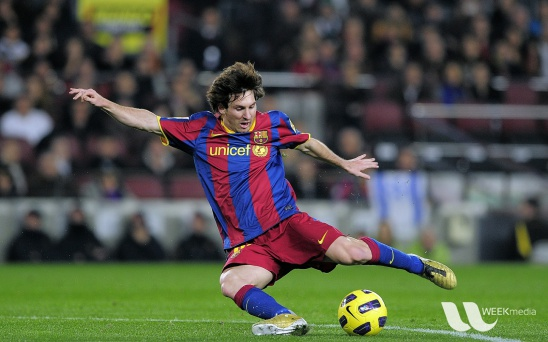
#> input picture data/messi5.jpg, 548 x 342 px
$ jupyter execute 9_canny_edge_detection.ipynb
#> lines starting #> are read from the running program, lines starting #| are printed output that depends on the picture; after the words box and inside, x2 and y2 are one past the last pixel; in counts of white or black regions, pixels touching at a corner belong together
# Exercise 9: Canny Edge Detection

https://docs.opencv.org/4.5.1/da/d22/tutorial_py_canny.html
https://opencv-python-tutroals.readthedocs.io/en/latest/py_tutorials/py_imgproc/py_canny/py_canny.html

In this exercise you will learn about:
- The concept of Canny Edge Detection.
- The OpenCV function [cv.Canny()](https://docs.opencv.org/4.5.1/dd/d1a/group__imgproc__feature.html#ga04723e007ed888ddf11d9ba04e2232de).

As a first step, let's import the python modules we need.

[cell 1]
import cv2 as cv
import numpy as np
import matplotlib.pyplot as plt

## Theory

[Canny Edge Detection](https://en.wikipedia.org/wiki/Canny_edge_detector) is a popular edge detection algorithm, developed by John F. Canny in 1986.

It is a multi-stage algorithm, operating on grayscale images, divided into four steps.

### 1. Noise Reduction

<p>

Since edge (gradient) detection is susceptible to noise in the image, the first step is to remove the noise in the image (i.e. smooth/blur the image) with a 5x5 Gaussian kernel (filter), e.g.:

$$
K = \frac{1}{273}

\begin{bmatrix}
1 & 4 & 7 & 4 & 1\\
4 & 16 & 26 & 16 & 4\\
7 & 26 & 41 & 26 & 7\\
4 & 16 & 26 & 16 & 4\\
1 & 4 & 7 & 4 & 1
\end{bmatrix}
$$

The size of the kernel determines the degree of smoothing (blurring) in the image:
- larger kernel => more smoothing
- smaller kernel => less smoothing.
</p>

### 2. Finding Intensity Gradients in the Image

<p>

The smoothed image $f$ is then filtered with a Sobel kernel in both the horizontal ($x$) and vertical ($y$) directions to get the first derivative in the horizontal direction ($\frac{\partial f}{\partial x}$) and the vertical direction ($\frac{\partial f}{\partial y}$), e.g.:

$$
K_x =

\begin{bmatrix}
-1 & 0 & 1 \\
-2 & 0 & 2 \\
-1 & 0 & 1
\end{bmatrix}

\quad \& \quad

K_y =

\begin{bmatrix}
-1 & -2 & -1 \\
0 & 0 & 0 \\
1 & 2 & 1
\end{bmatrix}
$$

Imagine sliding the $K_x$ kernel, from left to right, over a vertical black edge as in the figure to the right. The Sobel kernel carries out a first order discrete differentiation, but actually does a little smoothing too, so let's just consider the bottom row in the $K_x$ kernel to make the example easier, i.e. we are sliding $ \begin{bmatrix} -1 & 0 & -1 \end{bmatrix} $ from left to right over the vertical black edge. The kernel will move from white-to-black-to-white (255-to-0-to-255), as shown in the middle picture.

If you compute the weighted sum of the kernel with the image's pixels, you can convince yourself that the first order derivative will look something like the rightmost picture (but will of course be discrete, not continuous). The same reasoning can be applied when sliding the $K_y$ kernel from top to bottom over a horizontal black line (which computes the partial derivative of the image with respect to the y direction).

From these two filtered images, we can find the edge gradient, magnitude and direction (angle) for each pixel as follows:

$$
\nabla f = \left[ \frac{\partial f}{\partial x}, \frac{\partial f}{\partial y} \right],

\quad

||\nabla f|| = \sqrt{ \left( \frac{\partial f}{\partial x} \right) ^2 + \left( \frac{\partial f}{\partial y} \right) ^2 },

\quad

\angle \nabla f = \theta = tan^{−1} \left( \frac{ \frac{\partial f}{\partial y} }{ \frac{\partial f}{\partial x} } \right)
$$

The gradient direction is always perpendicular to the edges, and is rounded to one of four angles representing the vertical, horizontal and two diagonal directions.

</p>

### 3. Non-maximum Suppression

<p>

After getting the gradient magnitude and direction, a full scan of the image is done to remove any pixels that may not constitute an edge. This is done by looping through every pixel, checking if it's a local maximum in its neighborhood in the direction of the gradient, and if not, setting the pixel's value to zero.

This is illustrated in the figure to the right, where the left orange arrow represents the gradient (with an angle of $\pi$ radians or 180 degrees) for the center pixel (highlighted in red), why the center pixel is compared to the white and black pixels to the left and right respectively, and since the left pixel has a higher intensity (white) than the center pixel (gray), the center pixel's intensity will be set to zero.

This is also shown in the left figure below, where point A is on a vertical edge. The gradient direction is normal (90 degrees perpendicular) to the edge. Point B and C are in the gradient direction (i.e. lie on the gradient arrow), and within the neighbourhood (1 pixel in any direction) of A. Therefore, the intensity of point A is compared with the intensities of point B and C, to see if point A is a local maximum (i.e. if A has higher intensity that B and C). If so, point A is considered for next step below, otherwise, it is suppressed (i.e. its intensity value is set to 0).

In other words, this supresses non-maximum pixels along an edge, hence the name "non-maximum supression". The result you get is a binary image with "thin edges". The right figure below illustrates this, where non-maximum supression eliminates the three rightmost candidate edges, and keeps the leftmost edge (as the "true edge").

</p>

### 4. Hysteresis Thresholding

<p>

This step determines which candidate edges are really edges and which are not. In order to do this, we need two threshold values, $low$ and $high$. Any edge with an intensity above or equal to the $high$ threshold, is a "sure-edge", and any edge below the $low$ threshold is a "non-edge", and therefore discarded. Any edge that lies between the $low$ and $high$ thresholds, is classified as an "edge" or "non-edge" based on its connectivity with other edges, i.e. if it is connected to a "sure-edge" pixel, it is considered to be part of an edge, otherwise, it is discarded.

In the figure to the right, edges A and B are above the $high$ threshold, and are therefore considered "sure-edges". Edge D is below the $low$ threshold, why it is considered a "non-edge", and is discarded. Edge E is between the $low$ and $high$ thresholds, but not connected to any "sure-edge", so it is discarded. Edge C is also between the $low$ and $high$ thresholds, but is connected to a "sure-edge" (edge B), so it is considered a valid edge.

From the example, it is obvious that we need to select good values for the $low$ and $high$ thresholds to get the correct result. This step will also remove noise pixels on the assumption that edges are long lines.

By applying the the Canny edge detection algorithm to an image, we end up with the strong edges in the image.
</p>

## Canny Edge Detection in OpenCV

OpenCV puts all the above in single function [cv.Canny()](https://docs.opencv.org/4.5.1/dd/d1a/group__imgproc__feature.html#ga04723e007ed888ddf11d9ba04e2232de).

`cv.Canny(image, threshold1, threshold2[, edges[, apertureSize[, L2gradient]]]) -> edges`
- `image` is the 8-bit input image.
- `threshold1` is the $low$ threshold value for the hysteresis procedure.
- `threshold2` is the $high$ threshold value for the hysteresis procedure.
- `apertureSize` is the size of Sobel kernel used to find image gradients (default=3).
- `L2gradient` is a boolean that determines the equation used for finding the gradient magnitude:
  - `False`: (default) uses the less accurate L1 norm: $|\frac{ \partial f}{ \partial x}| + |\frac{ \partial f}{ \partial y}|$.
  - `True`: uses the more accurate L2 norm: $\sqrt{ \left( \frac{ \partial f}{ \partial x} \right) ^2 + \left( \frac{ \partial f}{ \partial y} \right) ^2 }$.

The function returns the detected `edges`.

[cell 2]
# Read in an image as grayscale
img = cv.imread('../data/messi5.jpg', 0)
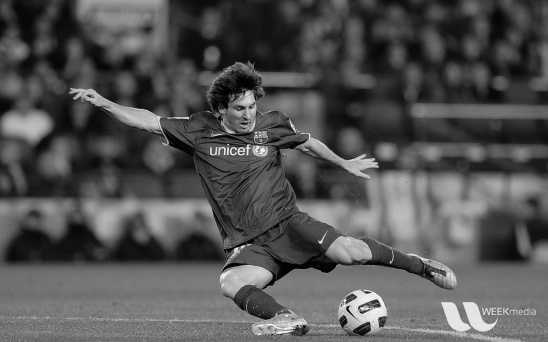
#> img: shape (342, 548); min 0, max 253, mean 83.3

# Apply Canny edge detection
# with thresholds low=100, high=200
edges = cv.Canny(img, 100, 200)
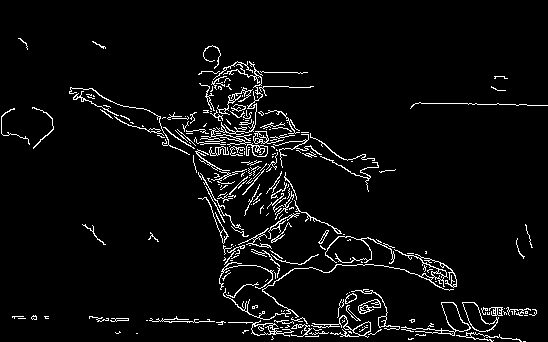
#> edges: shape (342, 548); 4.7% white in thin lines or dots, all inside (x1, y1, x2, y2) = (1, 38, 548, 342)

# Plot the original image and the image with detected edges
plt.figure(figsize=(12,4))
plt.subplot(121), plt.imshow(img,cmap = 'gray')
plt.title('Original Image'), plt.xticks([]), plt.yticks([])

plt.subplot(122), plt.imshow(edges,cmap = 'gray')
plt.title('Edge Image'), plt.xticks([]), plt.yticks([])

plt.tight_layout(pad=1.0)
plt.show()
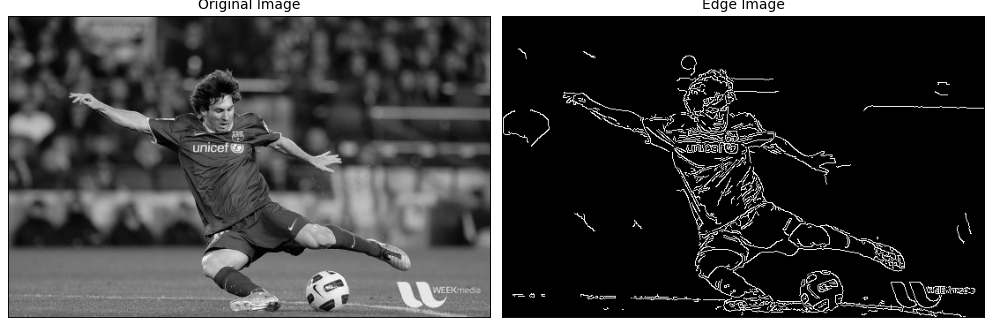
#> figure drawn by matplotlib, 2 panels

$ run again, with data/apple.jpg copied over data/messi5.jpg
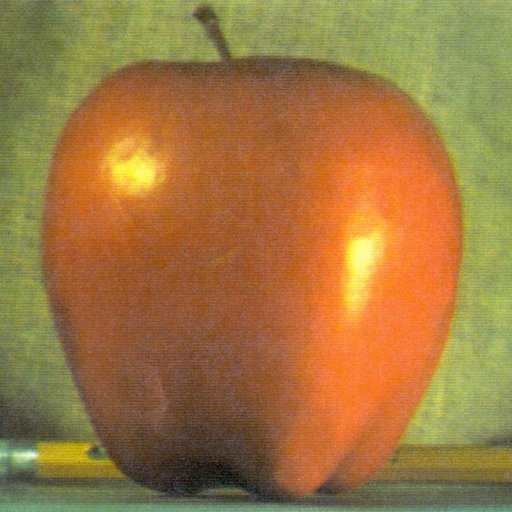
#> input picture data/apple.jpg, 512 x 512 px
#> `edges = cv.Canny(img, 100, 200)`:
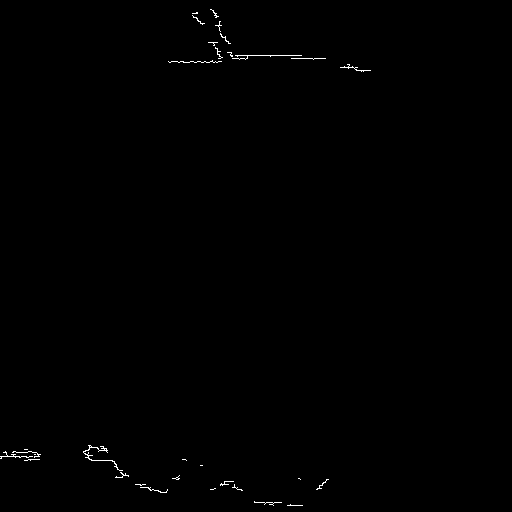
#> edges: shape (512, 512); 0.31% white in thin lines or dots, all inside (x1, y1, x2, y2) = (0, 9, 371, 506)
#> `plt.show()`:
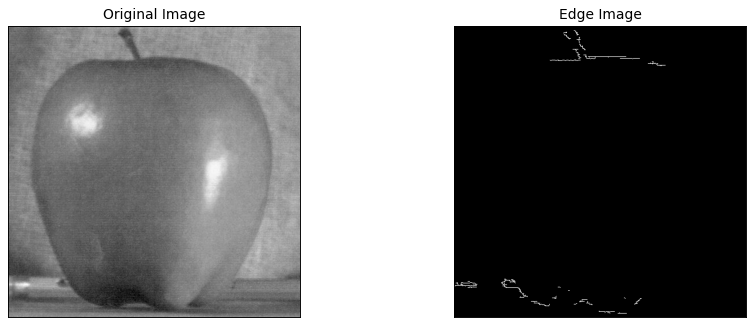
#> figure drawn by matplotlib, 2 panels

$ run again, with data/bilateral.jpg copied over data/messi5.jpg
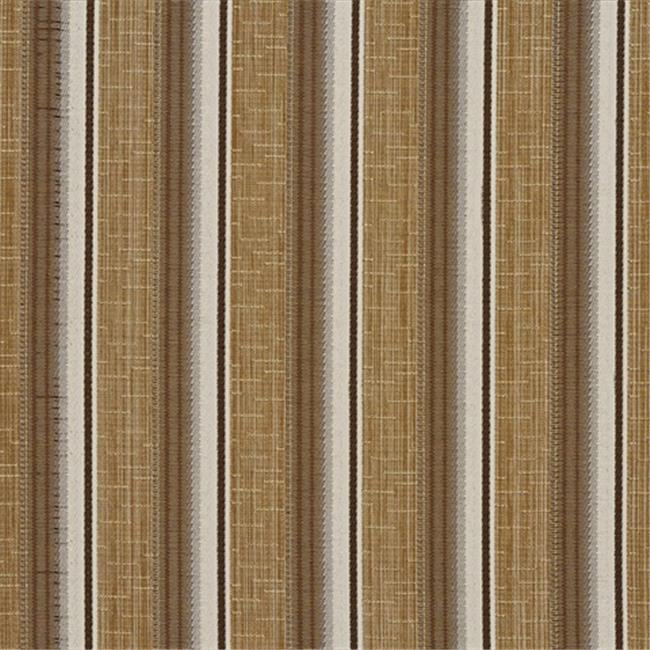
#> input picture data/bilateral.jpg, 650 x 650 px
#> `edges = cv.Canny(img, 100, 200)`:
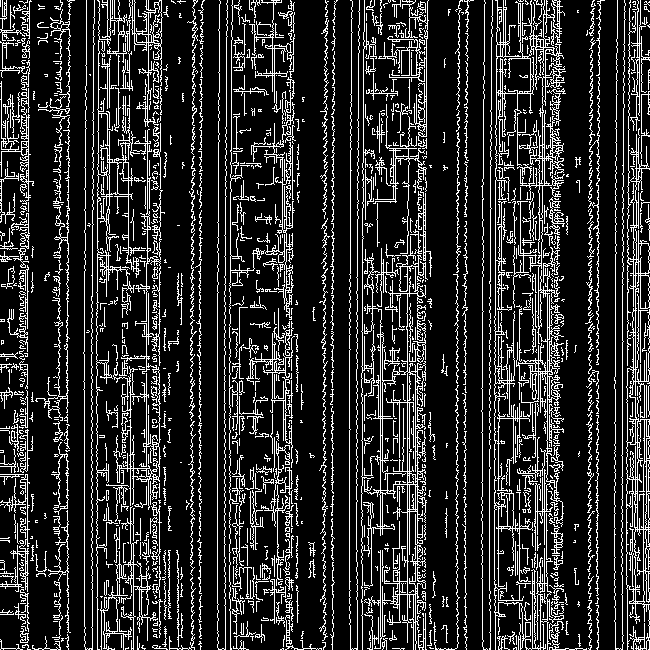
#> edges: shape (650, 650); 17.1% white in thin lines or dots
#> `plt.show()`:
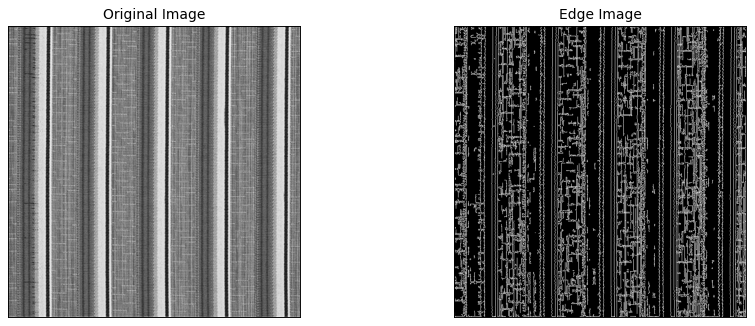
#> figure drawn by matplotlib, 2 panels

$ run again, with data/daisy.jpg copied over data/messi5.jpg
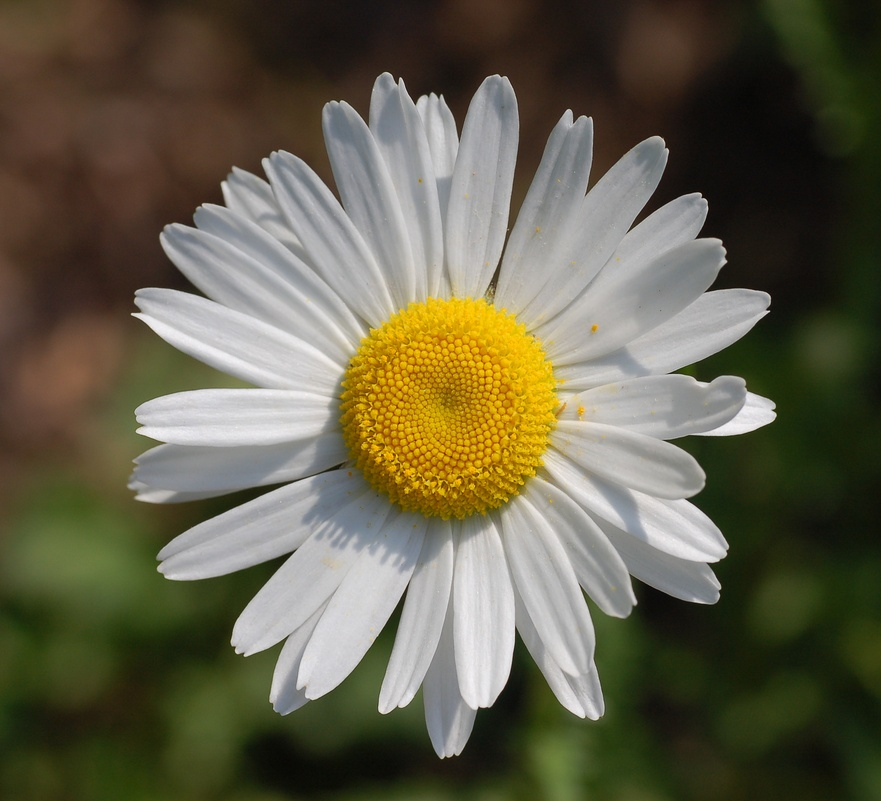
#> input picture data/daisy.jpg, 881 x 801 px, shrunk from 2200 x 2000 before the run
#> `edges = cv.Canny(img, 100, 200)`:
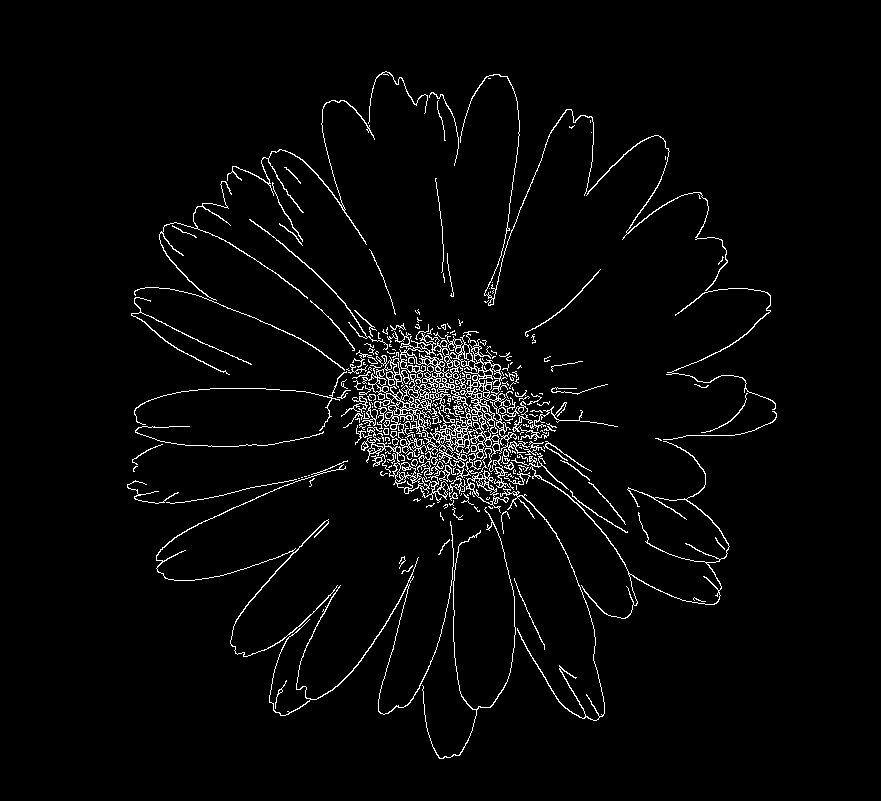
#> edges: shape (801, 881); 3% white in thin lines or dots, all inside (x1, y1, x2, y2) = (127, 71, 777, 759)
#> `plt.show()`:
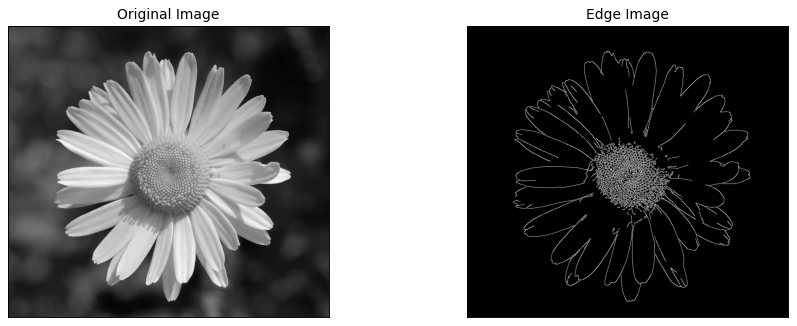
#> figure drawn by matplotlib, 2 panels
